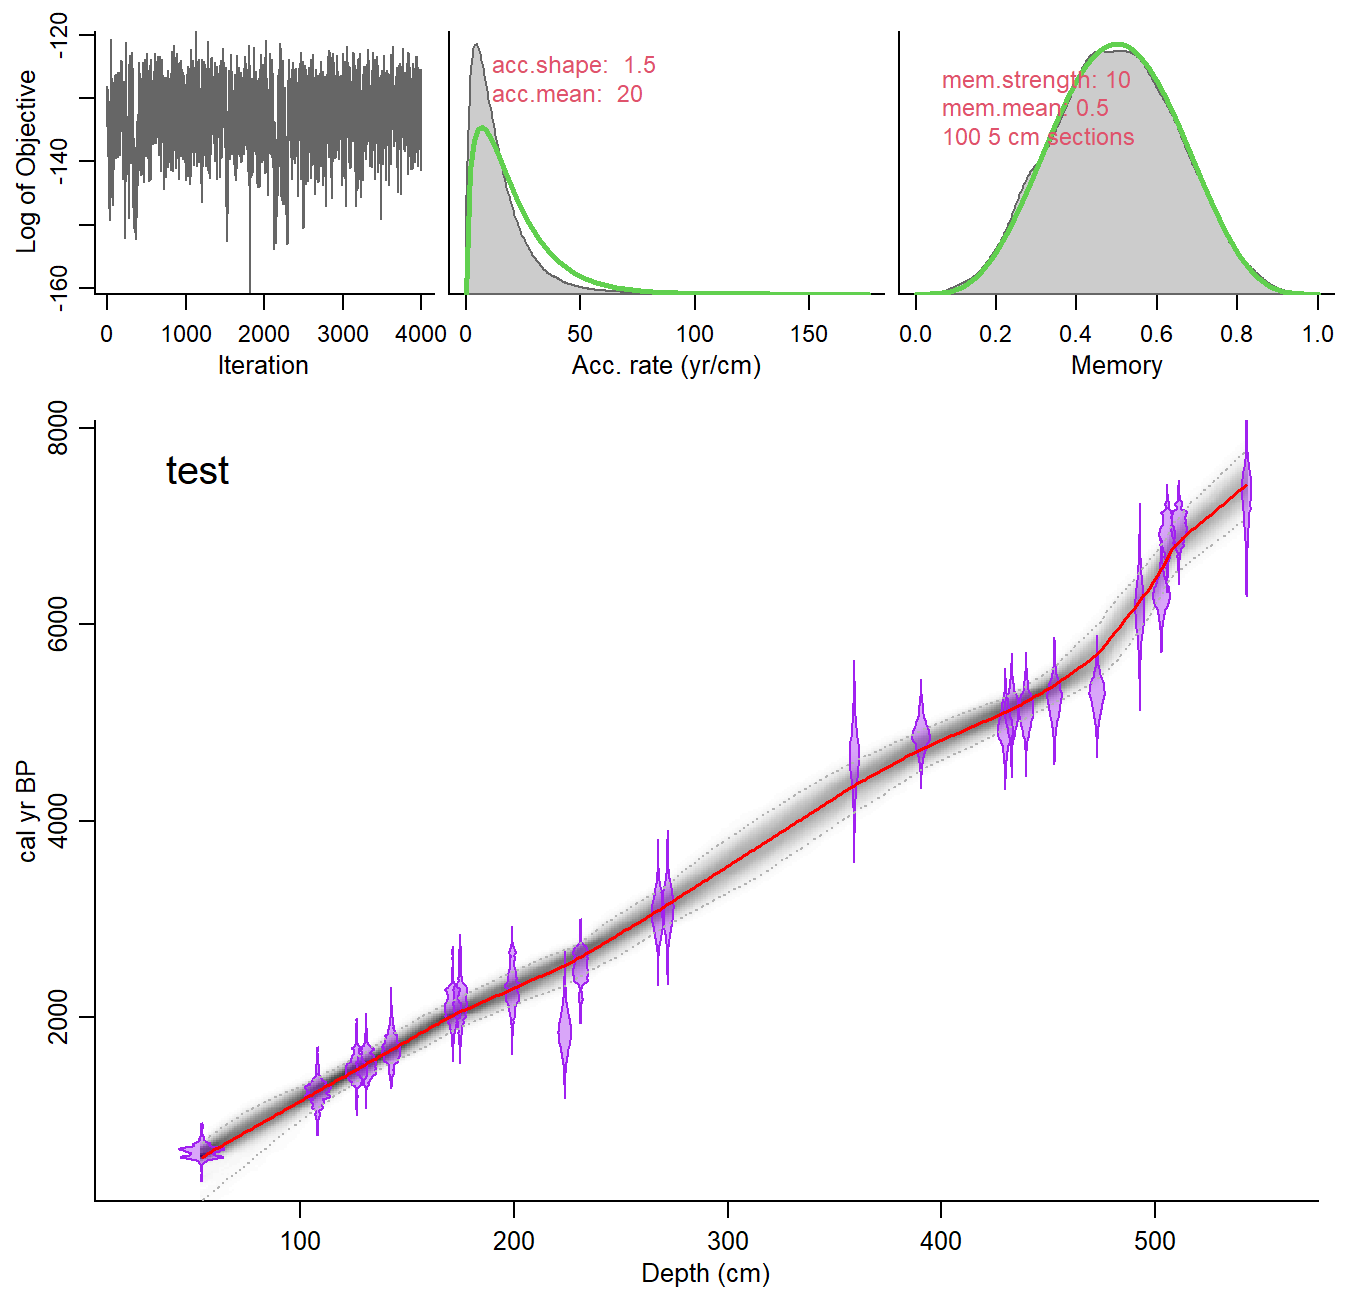

This chart was generated by the following R code:
#1.加载包
library(rbacon)#加载rbacon包，用于贝叶斯年龄深度建模
library(ggplot2)#加载ggplot2包，用于绘图
library(dplyr)#加载dplyr包，用于数据处理

#2.运行年龄-深度模型

#基本运行（使用默认参数，会交互式提问）
#Bacon("test")#方法一可以使用包自带的处理，这里就注释掉了，运行过程中需要在命令行确认

#方法二常用参数设置示例（可跳过提问，直接运行），如下操作：

Bacon("test",
      thick=5,            # 每个剖面的厚度（单位同depth），值越小模型越平滑
      acc.mean = 20,      # 先验积累速率均值（单位：年/深度单位），湖泊沉积常用10-50，泥炭可能用50-200
      mem.strength = 10,  # 记忆强度先验
      mem.mean = 0.5,     # 记忆平均值先验
      cc = 2,             # 校准曲线：1=IntCal20（北半球陆地）[citation:1], 2=Marine20, 3=SHCal20
      BCAD = FALSE,       # 输出年代使用 BP（FALSE） 还是 BC/AD（TRUE）
      ask = FALSE,        # 关闭交互式提问
      suggest = FALSE     # 关闭初始运行建议
)
      
# 3. 绘制基本图形
#agedepth()

#调整图形参数（以下参数可组合使用）
agedepth(
  # 坐标轴与刻度
  d.min = 30,                   # 深度轴最小值
  d.max = 550,                 # 深度轴最大值
  age.min = 200,               # 年龄轴最小值
  age.max = 8000,              # 年龄轴最大值
  rev.d = FALSE,               # 是否反转深度轴（FALSE从上到下增加）
  rev.age = FALSE,             # 是否反转年龄轴
  d.lab = "Depth (cm)",        # 深度轴标签
  age.lab = "cal yr BP",       # 年龄轴标签
  
  #dates.col = "lightred",  # 尝试修改数据点颜色
  C14.col = adjustcolor("purple", alpha.f = 0.4),  # 放射性碳样本填充色（紫色，40%透明度）
  C14.border = "purple",                           # 放射性碳样本边框色（紫色）
  
  # 图形样式
  mn.col = "red",              # 改变年龄模型线的颜色
  mn.lty = "solid",            # 线型为实线（"solid"可省略，但写明更清晰）
  mn.lwd = 1.5,                # 可选项：适当加粗线条，1.5是1.5倍默认粗细
  
  cutoff = 0.001,              # 概率显示下限，可减少尾部“拖影”
  date.res = 100,              # 日期分布曲线的分辨率
  
  # 置信区间
  prob = 0.95,                 # 置信区间概率（默认95%）
  plot.range = TRUE,           # 绘制全部MCMC迭代范围（灰色色带）
  range.col = "grey70",        # 调整范围色带的颜色
)
